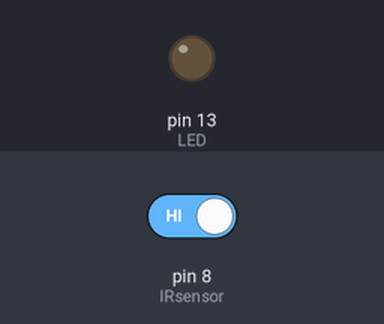
A sketch run on a simulated Arduino Uno, built with avr-gcc and run on an emulated ATmega328P. On the bench: output pins drawn as LEDs (lit = HIGH). Inputs (shaded band) come from the test bench; at power-on: pin 8 (IRsensor) HIGH.

Above: at 1.2 s.
1.3 s: pin 8 (IRsensor) driven LOW
At 2.5 s:
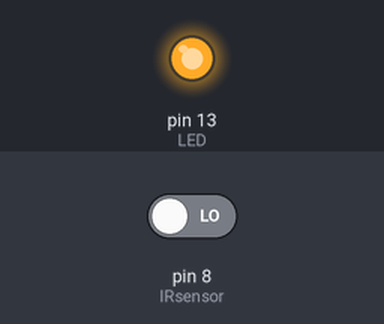
2.8 s: pin 8 (IRsensor) driven HIGH
At 3.6 s:
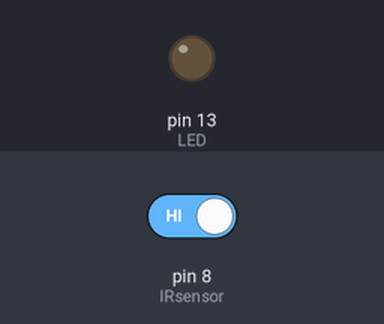
Timing chart, 0 to 5.8 s (numbered marks = the images above; inputs shaded):
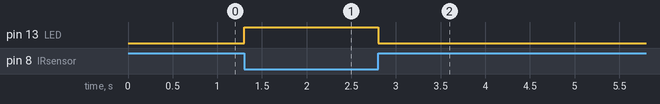

The sketch:

infraredLED.ino
```cpp
#define IRsensor 8
#define LED 13
void setup( ) {
  pinMode(IRsensor, INPUT);
  pinMode(LED, OUTPUT);
}
void loop( ) {
  if ( digitalRead( IRsensor ) == LOW ) digitalWrite(LED, HIGH);
  else digitalWrite(LED, LOW);
}
```

Measured:
- after the input at 1.3 s, pin 13 (LED): LOW → HIGH at once
- after the input at 2.8 s, pin 13 (LED): HIGH → LOW at once
